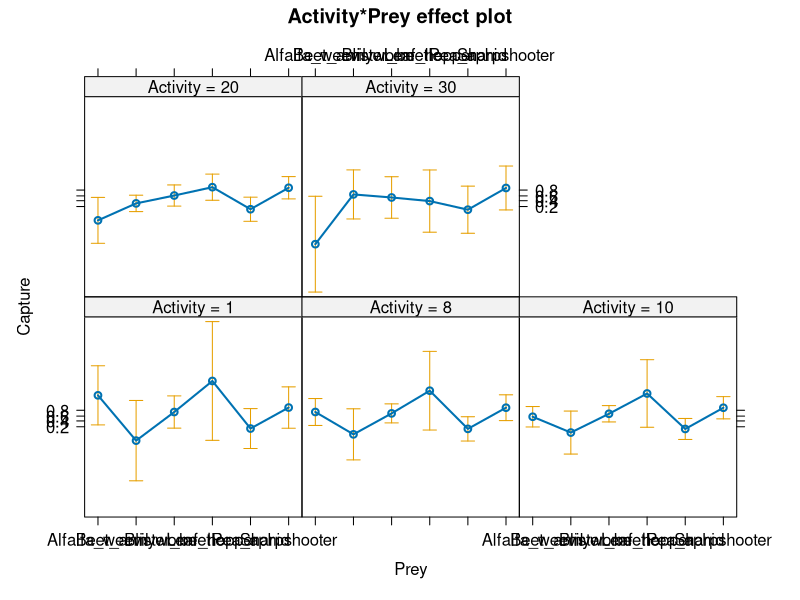
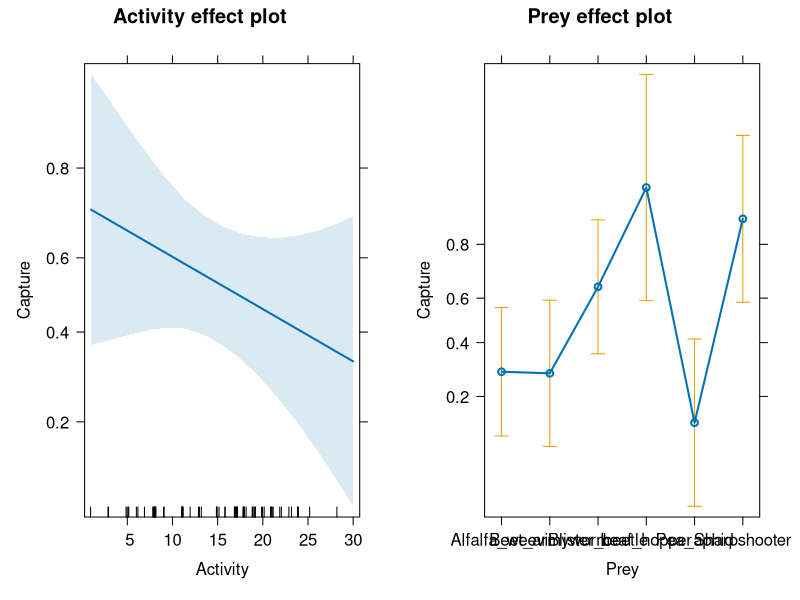

R code for these plots, in order: (Note: this script raises an error after producing the figures.)
Data_p_single = read.csv("Pardosa_predation_single.csv",header=T, sep=",", na.strings="NA", dec=".", strip.white=T)
str(Data_p_single)

library(effects)
library(multcomp)
Predation_single=glm(Capture~Activity*Prey,Data_p_single,family="binomial")
summary(Predation_single)
anova(Predation_single)
step(Predation_single)
drop1(Predation_single,test="Chisq")
plot(allEffects(Predation_single))
Predation_single.1=glm(Capture~Activity+Prey,Data_p_single,family="binomial")
summary(Predation_single.1)
drop1(Predation_single.1,test="Chisq")
plot(allEffects(Predation_single.1))
summary(glht(Predation_single,mcp(Prey="Tukey")))
summary(glht(Predation_single.1,mcp(Prey="Tukey")))

summary(effect("Prey",Predation_single))
summary(effect("Prey",Predation_single.1))



summary(glm(Capture~Activity,Data_p_single[Data_p_single$Prey=="Alfalfa_weevil",],family="binomial"))
plot(allEffects(glm(Capture~Activity,Data_p_single[Data_p_single$Prey=="Alfalfa_weevil",],family="binomial")))

summary(glm(Capture~Activity,Data_p_single[Data_p_single$Prey=="Beet_armyworm",],family="binomial"))
plot(allEffects(glm(Capture~Activity,Data_p_single[Data_p_single$Prey=="Beet_armyworm",],family="binomial")))

summary(glm(Capture~Activity,Data_p_single[Data_p_single$Prey=="Blister_beetle",],family="binomial"))
plot(allEffects(glm(Capture~Activity,Data_p_single[Data_p_single$Prey=="Blister_beetle",],family="binomial")))

summary(glm(Capture~Activity,Data_p_single[Data_p_single$Prey=="Leaf_hopper",],family="binomial"))
plot(allEffects(glm(Capture~Activity,Data_p_single[Data_p_single$Prey=="Leaf_hopper",],family="binomial")))

summary(glm(Capture~Activity,Data_p_single[Data_p_single$Prey=="Pea_aphid",],family="binomial"))
plot(allEffects(glm(Capture~Activity,Data_p_single[Data_p_single$Prey=="Pea_aphid",],family="binomial")))

summary(glm(Capture~Activity,Data_p_single[Data_p_single$Prey=="Sharpshooter",],family="binomial"))
plot(allEffects(glm(Capture~Activity,Data_p_single[Data_p_single$Prey=="Sharpshooter",],family="binomial")))


library(ggplot2)
ggplot(Data_p_single, aes(x=Prey, y=Capture)) + theme_bw() +
  geom_point(size=3) + geom_smooth(method=glm,family=binomial,se=T,color="black")


ggplot(Data_p_single, aes(x=Activity, y=Capture)) + theme_bw() +
  geom_point(size=3) + geom_smooth(method=glm,family=binomial,se=T,color="black") + facet_wrap(~Prey)


ggplot(Data_p_single[Data_p_single$Prey=="Alfalfa_weevil",], 
       aes(x=Activity, y=Capture)) + theme_bw() +
  geom_point(size=3) + geom_smooth(method="lm")

ggplot(Data_p_single[Data_p_single$Prey=="Beet_armyworm",], 
       aes(x=Activity, y=Capture)) + theme_bw() +
  geom_point(size=3) + geom_smooth(method="lm")

ggplot(Data_p_single[Data_p_single$Prey=="Blister_beetle",], 
       aes(x=Activity, y=Capture)) + theme_bw() +
  geom_point(size=3) + geom_smooth(method="lm")

ggplot(Data_p_single[Data_p_single$Prey=="Leaf_hopper",], 
       aes(x=Activity, y=Capture)) + theme_bw() +
  geom_point(size=3) + geom_smooth(method="lm")

ggplot(Data_p_single[Data_p_single$Prey=="Pea_aphid",], 
       aes(x=Activity, y=Capture)) + theme_bw() +
  geom_point(size=3) + geom_smooth(method="lm")

ggplot(Data_p_single[Data_p_single$Prey=="Sharpshooter",], 
       aes(x=Activity, y=Capture)) + theme_bw() +
  geom_point(size=3) + geom_smooth(method="lm")
